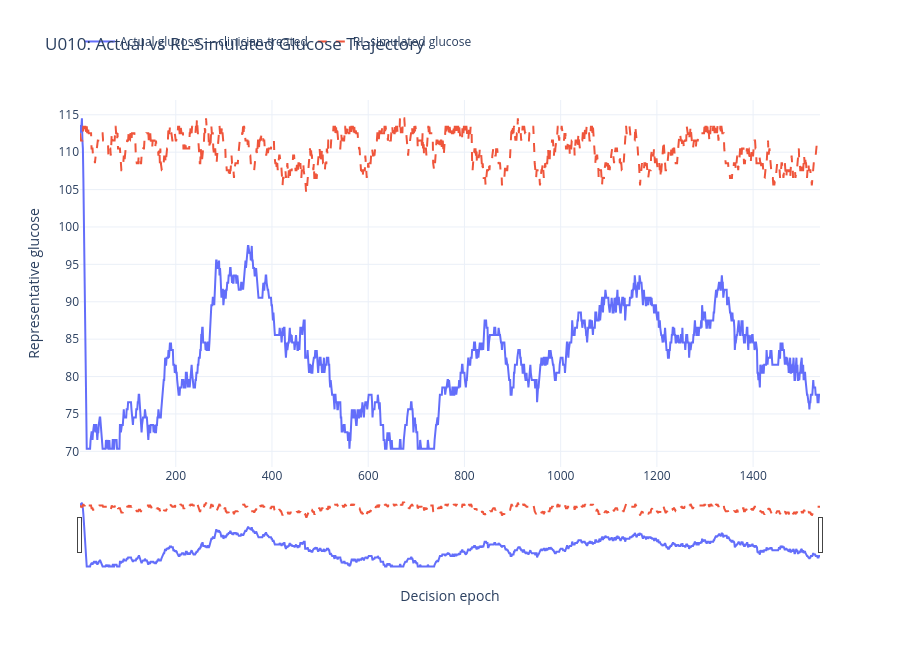
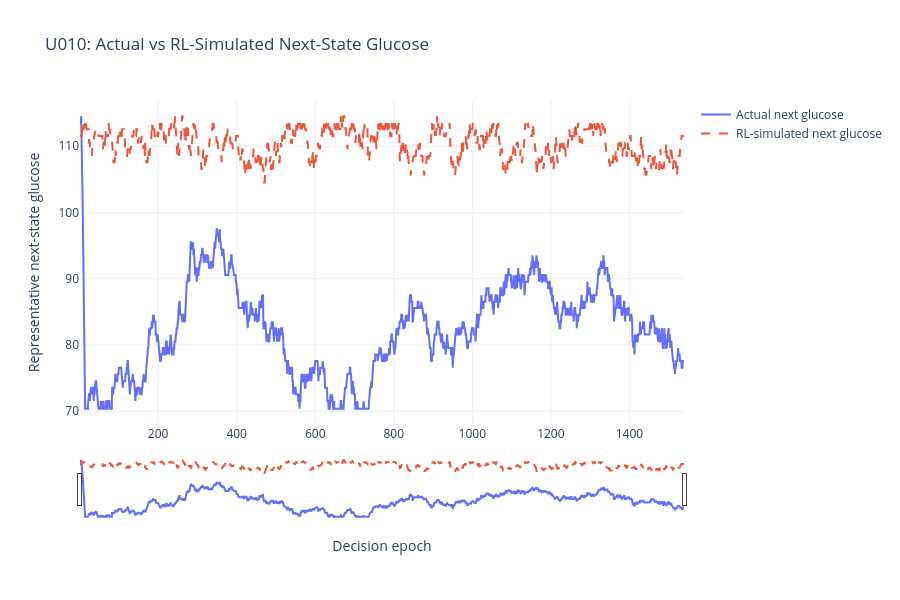
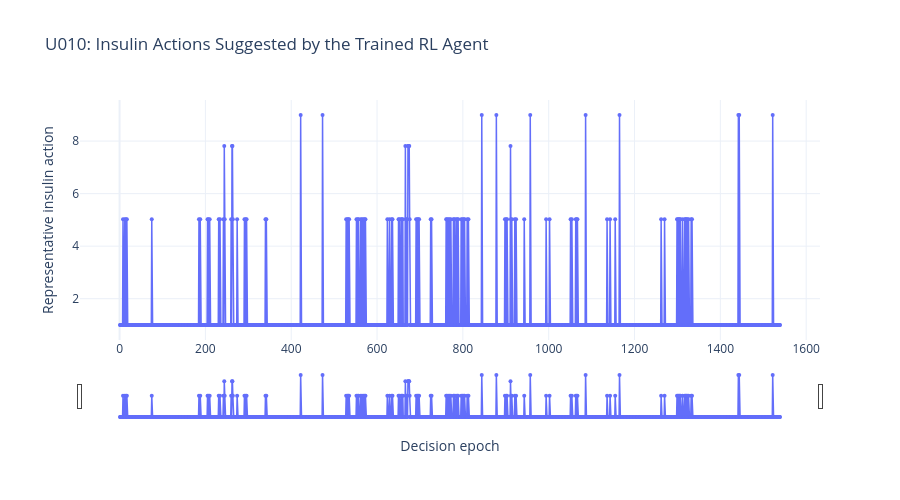
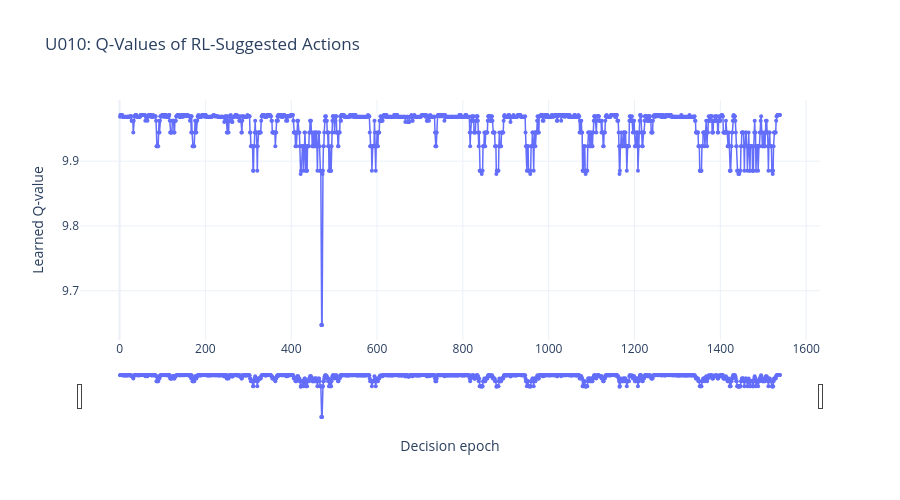

The notebook cell saved with these charts, in order:
### Code cell
# ============================================================
# CELL 10: INTERACTIVE PLOTS — ACTUAL VS RL-SIMULATED
# PATIENT U010
# ============================================================

# ------------------------------------------------------------
# 1. SELECT PATIENT AND PREPARE ACTUAL DATA
# ------------------------------------------------------------

PATIENT_ID = "U010"

# Actual observed trajectory under recorded clinician treatment.
actual_data = (
    filtered_test_transitions[
        filtered_test_transitions[PATIENT_COLUMN] == PATIENT_ID
    ]
    .sort_values(TIME_COLUMN)
    .copy()
    .reset_index(drop=True)
)

# Number actual decision epochs from 1.
actual_data["Decision_Epoch"] = np.arange(
    1, len(actual_data) + 1
)

# Actual glucose at the current and next observations.
actual_data["Actual_Glucose"] = (
    actual_data["Representative_Glucose"]
)

actual_data["Actual_Next_Glucose"] = (
    actual_data["Next_Representative_Glucose"]
)


# ------------------------------------------------------------
# 2. LOAD THE RL-SIMULATED TRAJECTORY
# ------------------------------------------------------------

rl_data = pd.read_csv(
    f"{PATIENT_ID}_trained_RL_agent_trajectory.csv"
).reset_index(drop=True)

if rl_data.empty:
    raise ValueError("The RL trajectory is empty.")

rl_data["Decision_Epoch"] = np.arange(
    1, len(rl_data) + 1
)


# ------------------------------------------------------------
# 3. CHECK DATA AVAILABILITY
# ------------------------------------------------------------

if actual_data.empty:
    raise ValueError(
        f"No actual filtered observations found for {PATIENT_ID}."
    )

required_rl_columns = [
    "Glucose_t",
    "Glucose_t_plus_1",
    "Insulin_Suggested",
    "Q_Value"
]

missing_columns = [
    col for col in required_rl_columns
    if col not in rl_data.columns
]

if missing_columns:
    raise ValueError(
        f"Missing columns in RL trajectory: {missing_columns}"
    )

print("PATIENT:", PATIENT_ID)
print("Actual decision epochs:", len(actual_data))
print("RL-simulated decision epochs:", len(rl_data))


# ------------------------------------------------------------
# 4. PLOT ACTUAL VS RL-SIMULATED GLUCOSE TRAJECTORY
# ------------------------------------------------------------

fig1 = go.Figure()

# Actual clinician-treated trajectory.
fig1.add_trace(
    go.Scatter(
        x=actual_data["Decision_Epoch"],
        y=actual_data["Actual_Glucose"],
        mode="lines",
        name="Actual glucose — clinician-treated",
        line=dict(width=2),
        hovertemplate=(
            "Decision epoch: %{x}<br>"
            "Actual glucose: %{y:.3f}"
            "<extra></extra>"
        )
    )
)

# RL-simulated trajectory.
fig1.add_trace(
    go.Scatter(
        x=rl_data["Decision_Epoch"],
        y=rl_data["Glucose_t"],
        mode="lines",
        name="RL-simulated glucose",
        line=dict(width=2, dash="dash"),
        hovertemplate=(
            "Decision epoch: %{x}<br>"
            "RL glucose: %{y:.3f}"
            "<extra></extra>"
        )
    )
)

fig1.update_layout(
    title=(
        "U010: Actual vs RL-Simulated Glucose Trajectory"
    ),
    xaxis_title="Decision epoch",
    yaxis_title="Representative glucose",
    hovermode="x unified",
    template="plotly_white",
    height=650,
    legend=dict(orientation="h", y=1.12)
)

fig1.update_xaxes(
    rangeslider_visible=True,
    rangeselector=dict(
        buttons=[
            dict(count=100, label="100 epochs", step="all"),
            dict(count=250, label="250 epochs", step="all"),
            dict(count=500, label="500 epochs", step="all"),
            dict(step="all", label="All")
        ]
    )
)

fig1.show(
    config={"scrollZoom": True, "displaylogo": False}
)


# ------------------------------------------------------------
# 5. PLOT NEXT-STATE GLUCOSE TRAJECTORIES
# ------------------------------------------------------------

fig2 = go.Figure()

fig2.add_trace(
    go.Scatter(
        x=actual_data["Decision_Epoch"],
        y=actual_data["Actual_Next_Glucose"],
        mode="lines",
        name="Actual next glucose",
        line=dict(width=2),
        hovertemplate=(
            "Decision epoch: %{x}<br>"
            "Actual next glucose: %{y:.3f}"
            "<extra></extra>"
        )
    )
)

fig2.add_trace(
    go.Scatter(
        x=rl_data["Decision_Epoch"],
        y=rl_data["Glucose_t_plus_1"],
        mode="lines",
        name="RL-simulated next glucose",
        line=dict(width=2, dash="dash"),
        hovertemplate=(
            "Decision epoch: %{x}<br>"
            "RL next glucose: %{y:.3f}"
            "<extra></extra>"
        )
    )
)

fig2.update_layout(
    title=(
        "U010: Actual vs RL-Simulated Next-State Glucose"
    ),
    xaxis_title="Decision epoch",
    yaxis_title="Representative next-state glucose",
    hovermode="x unified",
    template="plotly_white",
    height=600
)

fig2.update_xaxes(rangeslider_visible=True)

fig2.show(
    config={"scrollZoom": True, "displaylogo": False}
)


# ------------------------------------------------------------
# 6. PLOT THE RL AGENT'S SUGGESTED INSULIN ACTIONS
# ------------------------------------------------------------

fig3 = go.Figure()

fig3.add_trace(
    go.Scatter(
        x=rl_data["Decision_Epoch"],
        y=rl_data["Insulin_Suggested"],
        mode="lines+markers",
        name="RL-suggested insulin",
        marker=dict(size=4),
        line=dict(width=1.5),
        hovertemplate=(
            "Decision epoch: %{x}<br>"
            "Suggested insulin: %{y:.3f}"
            "<extra></extra>"
        )
    )
)

fig3.update_layout(
    title="U010: Insulin Actions Suggested by the Trained RL Agent",
    xaxis_title="Decision epoch",
    yaxis_title="Representative insulin action",
    hovermode="x unified",
    template="plotly_white",
    height=500
)

fig3.update_xaxes(rangeslider_visible=True)

fig3.show(
    config={"scrollZoom": True, "displaylogo": False}
)


# ------------------------------------------------------------
# 7. PLOT THE Q-VALUES OF THE SELECTED ACTIONS
# ------------------------------------------------------------

fig4 = go.Figure()

fig4.add_trace(
    go.Scatter(
        x=rl_data["Decision_Epoch"],
        y=rl_data["Q_Value"],
        mode="lines+markers",
        name="Selected action Q-value",
        marker=dict(size=4),
        line=dict(width=1.5),
        hovertemplate=(
            "Decision epoch: %{x}<br>"
            "Q-value: %{y:.4f}"
            "<extra></extra>"
        )
    )
)

fig4.update_layout(
    title="U010: Q-Values of RL-Suggested Actions",
    xaxis_title="Decision epoch",
    yaxis_title="Learned Q-value",
    hovermode="x unified",
    template="plotly_white",
    height=500
)

fig4.update_xaxes(rangeslider_visible=True)

fig4.show(
    config={"scrollZoom": True, "displaylogo": False}
)


# ------------------------------------------------------------
# 8. DISPLAY THE ACTUAL CLINICIAN-TREATED DATA
# ------------------------------------------------------------

print("\nACTUAL CLINICIAN-TREATED TRAJECTORY")

display(
    actual_data[
        [
            "Decision_Epoch",
            "State_ID",
            "Action_ID",
            "Next_State_ID",
            "Actual_Glucose",
            "Actual_Next_Glucose",
            "Elapsed_Minutes"
        ]
    ].head(20)
)


# ------------------------------------------------------------
# 9. DISPLAY THE RL-SIMULATED DATA
# ------------------------------------------------------------

print("\nRL-SIMULATED TRAJECTORY")

display(
    rl_data[
        [
            "Decision_Epoch",
            "s_t",
            "a_t_suggested",
            "s_t+1",
            "Glucose_t",
            "Insulin_Suggested",
            "Glucose_t_plus_1",
            "Q_Value"
        ]
    ].head(20)
)


# ------------------------------------------------------------
# 10. SAVE THE COMPARISON DATA
# ------------------------------------------------------------

actual_data.to_csv(
    "U010_actual_clinician_trajectory.csv",
    index=False
)

rl_data.to_csv(
    "U010_trained_RL_agent_trajectory.csv",
    index=False
)

print("\nINTERACTIVE PLOTTING COMPLETED.")
print("Patient:", PATIENT_ID)

### Figure 1 — Plotly figure (JSON) as saved in the notebook; plotly's stock layout.template omitted (floating-point values rounded to 4 significant figures; data arrays with more than 128 entries replaced by an {"elided": "..."} marker saying what was removed)
{"data": [{"hovertemplate": "Decision epoch: %{x}<br>Actual glucose: %{y:.3f}<extra></extra>", "line": {"width": 2}, "mode": "lines", "name": "Actual glucose — clinician-treated", "type": "scatter", "x": {"elided": "1539 int values"}, "y": {"elided": "1539 float values"}}, {"hovertemplate": "Decision epoch: %{x}<br>RL glucose: %{y:.3f}<extra></extra>", "line": {"dash": "dash", "width": 2}, "mode": "lines", "name": "RL-simulated glucose", "type": "scatter", "x": {"elided": "1539 int values"}, "y": {"elided": "1539 float values"}}], "layout": {"height": 650, "hovermode": "x unified", "legend": {"orientation": "h", "y": 1.12}, "title": {"text": "U010: Actual vs RL-Simulated Glucose Trajectory"}, "xaxis": {"rangeselector": {"buttons": [{"count": 100, "label": "100 epochs", "step": "all"}, {"count": 250, "label": "250 epochs", "step": "all"}, {"count": 500, "label": "500 epochs", "step": "all"}, {"label": "All", "step": "all"}]}, "rangeslider": {"visible": true}, "title": {"text": "Decision epoch"}}, "yaxis": {"title": {"text": "Representative glucose"}}}}

### Figure 2 — Plotly figure (JSON) as saved in the notebook; plotly's stock layout.template omitted (floating-point values rounded to 4 significant figures; data arrays with more than 128 entries replaced by an {"elided": "..."} marker saying what was removed)
{"data": [{"hovertemplate": "Decision epoch: %{x}<br>Actual next glucose: %{y:.3f}<extra></extra>", "line": {"width": 2}, "mode": "lines", "name": "Actual next glucose", "type": "scatter", "x": {"elided": "1539 int values"}, "y": {"elided": "1539 float values"}}, {"hovertemplate": "Decision epoch: %{x}<br>RL next glucose: %{y:.3f}<extra></extra>", "line": {"dash": "dash", "width": 2}, "mode": "lines", "name": "RL-simulated next glucose", "type": "scatter", "x": {"elided": "1539 int values"}, "y": {"elided": "1539 float values"}}], "layout": {"height": 600, "hovermode": "x unified", "title": {"text": "U010: Actual vs RL-Simulated Next-State Glucose"}, "xaxis": {"rangeslider": {"visible": true}, "title": {"text": "Decision epoch"}}, "yaxis": {"title": {"text": "Representative next-state glucose"}}}}

### Figure 3 — Plotly figure (JSON) as saved in the notebook; plotly's stock layout.template omitted (floating-point values rounded to 4 significant figures; data arrays with more than 128 entries replaced by an {"elided": "..."} marker saying what was removed)
{"data": [{"hovertemplate": "Decision epoch: %{x}<br>Suggested insulin: %{y:.3f}<extra></extra>", "line": {"width": 1.5}, "marker": {"size": 4}, "mode": "lines+markers", "name": "RL-suggested insulin", "type": "scatter", "x": {"elided": "1539 int values"}, "y": {"elided": "1539 float values"}}], "layout": {"height": 500, "hovermode": "x unified", "title": {"text": "U010: Insulin Actions Suggested by the Trained RL Agent"}, "xaxis": {"rangeslider": {"visible": true}, "title": {"text": "Decision epoch"}}, "yaxis": {"title": {"text": "Representative insulin action"}}}}

### Figure 4 — Plotly figure (JSON) as saved in the notebook; plotly's stock layout.template omitted (floating-point values rounded to 4 significant figures; data arrays with more than 128 entries replaced by an {"elided": "..."} marker saying what was removed)
{"data": [{"hovertemplate": "Decision epoch: %{x}<br>Q-value: %{y:.4f}<extra></extra>", "line": {"width": 1.5}, "marker": {"size": 4}, "mode": "lines+markers", "name": "Selected action Q-value", "type": "scatter", "x": {"elided": "1539 int values"}, "y": {"elided": "1539 float values"}}], "layout": {"height": 500, "hovermode": "x unified", "title": {"text": "U010: Q-Values of RL-Suggested Actions"}, "xaxis": {"rangeslider": {"visible": true}, "title": {"text": "Decision epoch"}}, "yaxis": {"title": {"text": "Learned Q-value"}}}}
